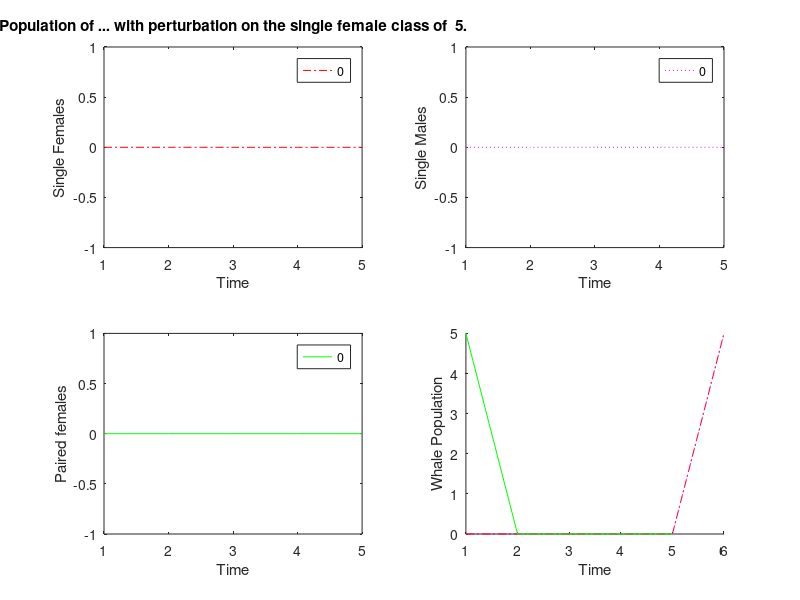
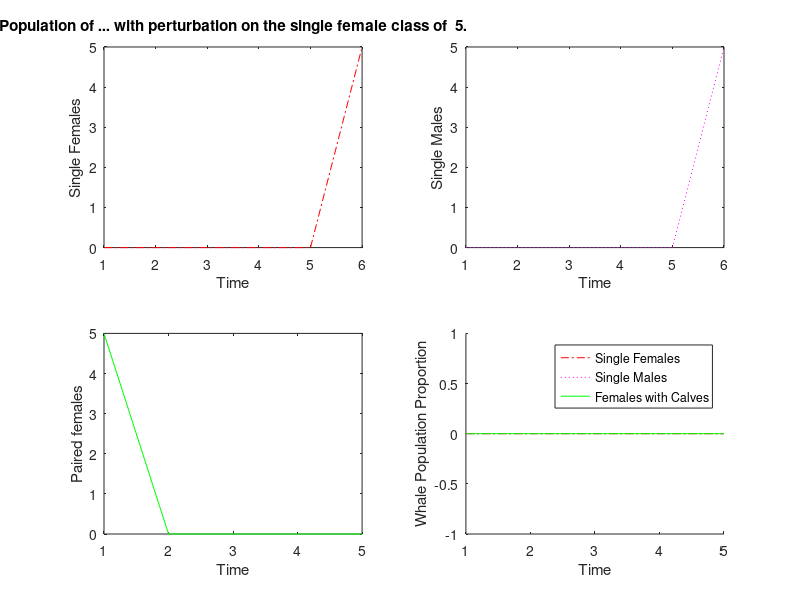

Here is the MATLAB script that generated these plots, in order:
%Whale Group at MTBI
%created by Ivan E. Cao-Berg

%This function creates a population proportion plot for each cycle and another plot of population sizes of those cycles
function whaleosc2( epsilon, muj, mux, muy, px0, x0, y0, k )

if nargin == 0
    option = input( 'Do you want to work with fin whales (1), with right whales (2) or another whale (3)? : ' )
    if option == 1
         betax = 0.5;
         betay = 0.5;
         mux = 0.955;
         muy = 0.965;
         muj = 0.96;
    end
    if option == 2
         betax = 0.5;
         betay = 0.5;
         mux = 0.925;
         muy = 0.94;
         muj = 0.957;
    end
    if option == 3
         betax = input( 'Please input a value for betax :' );
         betay = input( 'Please input a value for betay :' );
         mux = input( 'Please input a value for mux :' );
         muy = input( 'Please input a value for muy :' );
         muj = input( 'Please input a value for muj :' );
    end
%Number of iterations = numbers of generations
c = input('For how many generations do you want to run the simulation? :')
end

%Zero matrixes for reserving space in memory
x = zeros(1,c);
y = zeros(1,c);
px = zeros(1,c);
time = zeros(1,c);
propx = zeros(1,c);
propy = zeros(1,c);
propp = zeros(1,c);

%Initial Conditions
epsilon = input('Please type the value for epsilon ( no noise -> epsilon = 0 ) :')
px0 = input('Please type the value for P_0 :')
x0 = input('Please type the value for x_0 :')
y0 = input('Please type the value for y_0 :')
k = input('Please type the value for the delay :' )

%Options
option = input('Do you want p(0)=p(1)=p(2)...=p(k)? Yes=1 No=0 : ')
if option == 1 
    for delay = 1 : k
    px(delay)=px0;
    end
end

if option == 0
    for delay = 2 : k
    px(delay) = input('Please type the value for px() : ');
    end
end

%Initial Conditions = First Generation
x(k+1)=x0;
y(k+1)=y0;
px(1)=px0;

%Recursion Formula
for t = 12:c %Counter for number of generations
    x(t) = x_fosc( epsilon, betax, mux, muj, muy, x(t-1), y(t-1), px(t-1), px(t-k), k, t); 
    y(t) = y_f( betay, mux, muy, y(t-1), px(t-k) );
    px(t) = px_f( epsilon, muj, mux, muy, x(t-1), y(t-1));
    propx(t) = ppx( x(t-1), y(t-1), px(t-1));
    propy(t) = ppy( x(t-1), y(t-1), px(t-1));
    propp(t) = ppp( x(t-1), y(t-1), px(t-1));
end

%%%%%%%%%%%%%%%%%%%
% Figure Number 1 %
%%%%%%%%%%%%%%%%%%%
%Divides the plot into four subplots
%First subplot : Time vs. Proportion of Single Females
figure(1)
subplot(2,2,1)
plot(propx,'r-.')
xlabel('Time')
ylabel('Single Females')
title(['Population of ... with perturbation on the single female class of  ' num2str(epsilon) '.'])
legend([num2str(propx(c-1))])

%Second subplot : Time vs. Proportion of Single Males
subplot(2,2,2)
plot(propy,'m:')
xlabel('Time')
ylabel('Single Males')
legend([num2str(propy(c-1))])

%Third subplot : Time vs. Proportion of Paired Females
subplot(2,2,3)
plot(propp,'g-')
xlabel('Time')
ylabel('Paired females')
legend([num2str(propp(c-1))])

%Fourth subplot :  : Time vs. Whale Population Size
subplot(2,2,4)
hold on
plot(x,'r-.')
plot(y,'m:')
plot(px,'g-')
xlabel('Time')
ylabel('Whale Population')
hold off

%%%%%%%%%%%%%%%%%%%
% Figure Number 2 %
%%%%%%%%%%%%%%%%%%%
%Divides the plot into four subplots
%First subplot : Time vs. Population Size of Single Females
figure(2)
subplot(2,2,1)
plot(x,'r-.')
xlabel('Time')
ylabel('Single Females')
title(['Population of ... with perturbation on the single female class of  ' num2str(epsilon) '.'])

%Second subplot : Time vs. Population Size of Single Males
subplot(2,2,2)
plot(y,'m:')
xlabel('Time')
ylabel('Single Males')

%Third subplot : Time vs. Population Size of Paired Females
subplot(2,2,3)
plot(px,'g-')
xlabel('Time')
ylabel('Paired females')

%Fourth subplot : Time vs. Whale Population Proportion
subplot(2,2,4)
hold on
plot(propx,'r-.')
plot(propy,'m:')
plot(propp,'g-')
xlabel('Time')
ylabel('Whale Population Proportion')
legend('Single Females','Single Males','Females with Calves')
hold off